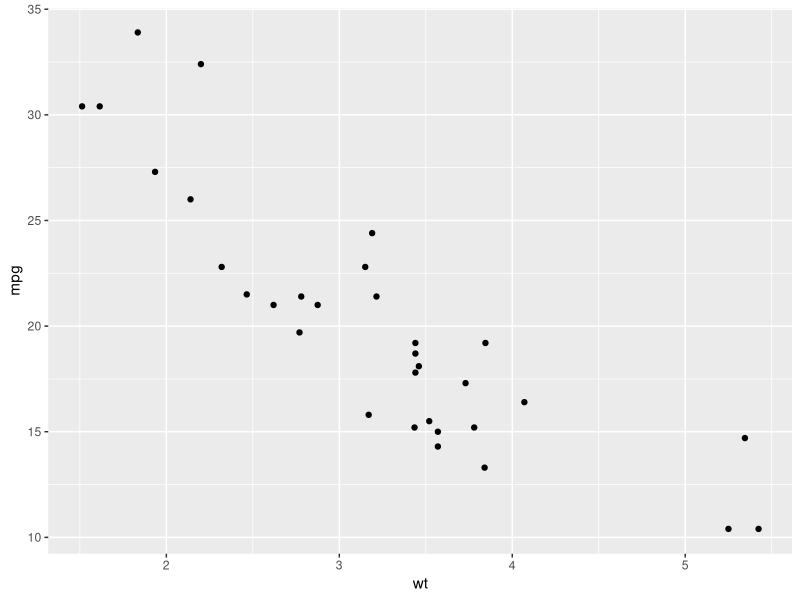
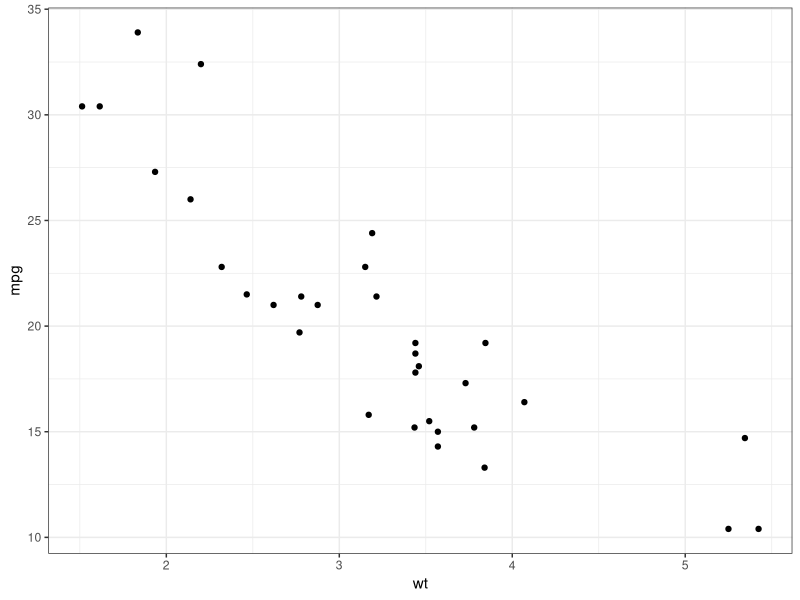
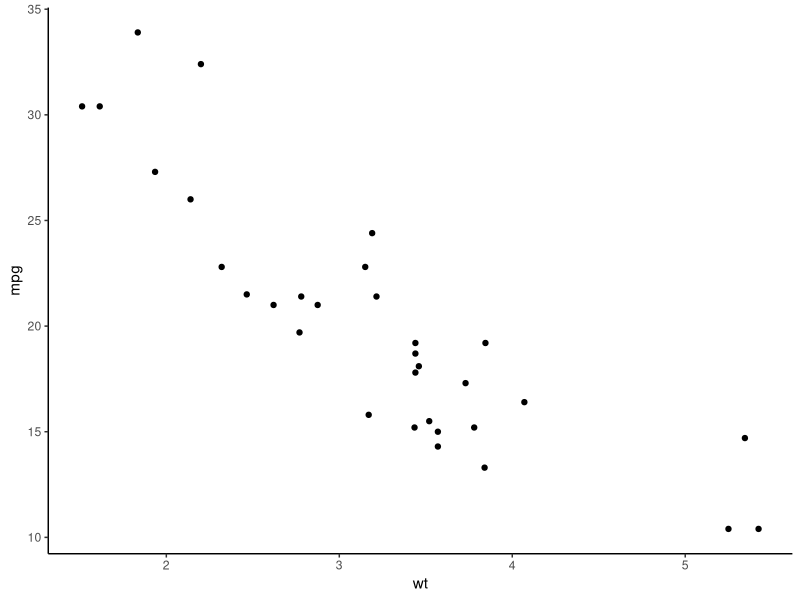
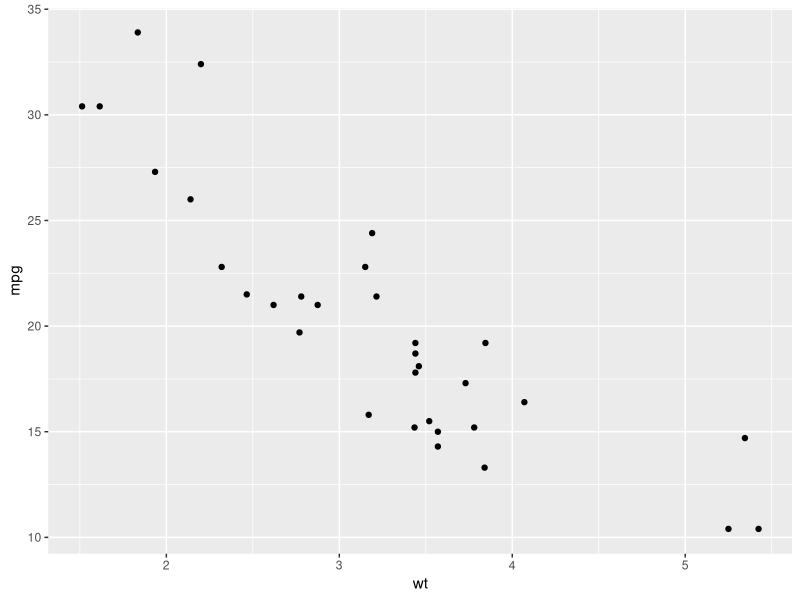
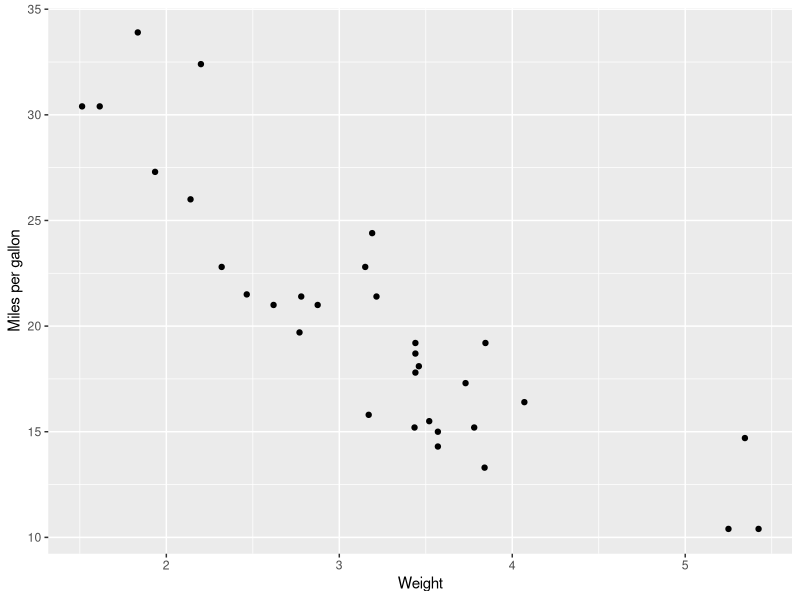
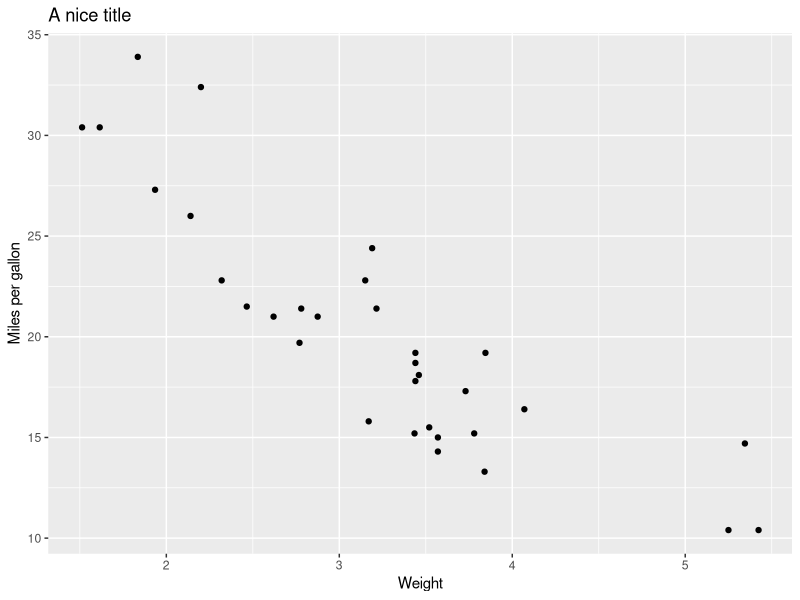
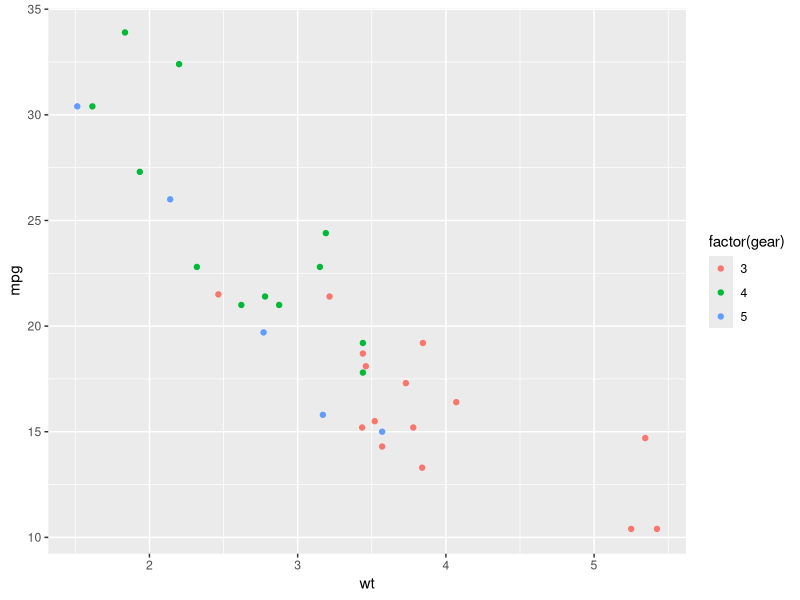
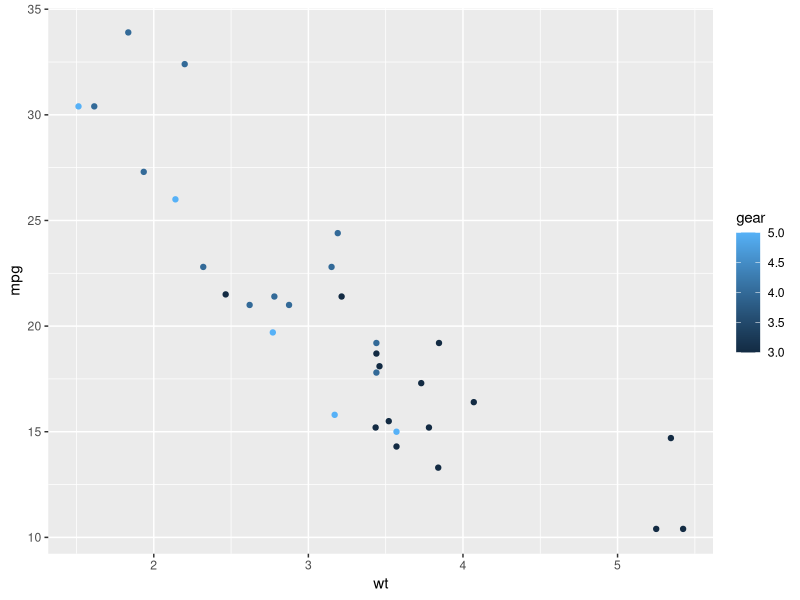

Reproduce these figures in R, in order.
## ---- chunk 1
knitr::opts_chunk$set(echo = TRUE)
## ---- chunk 2
#load packages
library(ggplot2)
## ---- chunk 3
head(mtcars, 6)
## ---- chunk 4
#a basic plot
ggplot(mtcars, aes(wt, mpg)) +geom_point()

#different themes
ggplot(mtcars, aes(wt, mpg)) +geom_point()+theme_bw()
ggplot(mtcars, aes(wt, mpg)) +geom_point()+theme_classic()
ggplot(mtcars, aes(wt, mpg)) +geom_point()+theme_grey()

#change axis labels
ggplot(mtcars, aes(wt, mpg)) +geom_point()+theme_grey()+labs(x = "Weight", y = "Miles per gallon") 

#add title
ggplot(mtcars, aes(wt, mpg)) +geom_point()+theme_grey()+labs(x = "Weight", y = "Miles per gallon") + ggtitle("A nice title")
#center title

#color by gear (factor)
ggplot(mtcars, aes(wt, mpg))+ geom_point(aes(colour = factor(gear)))

#color by gear (continuous)
ggplot(mtcars, aes(wt, mpg))+ geom_point(aes(colour = gear))

#modify point size
ggplot(mtcars, aes(wt, mpg))+ geom_point(aes(size = disp, colour=factor(gear)))
## ---- chunk 5
as.factor(mtcars$gear)
ggplot(mtcars, aes(x = as.factor(mtcars$gear), y = wt, group =as.factor(mtcars$cyl))) +geom_boxplot()

library(tidyverse)
data <- read_csv("bears.csv")
## ---- chunk 6

## ---- chunk 7

## ---- chunk 8

## ---- chunk 9

